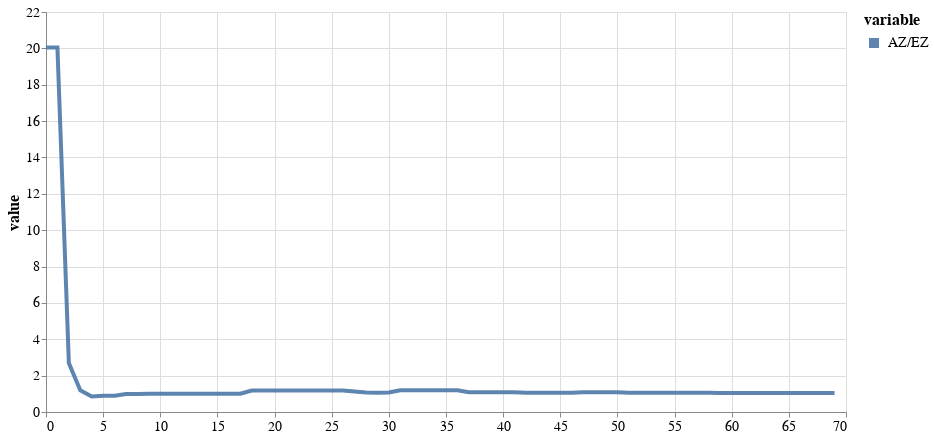

Notebook code for this chart:
### Code cell
model_evidence = get_model_evidence('log/big5_exp//20210726_220229_big5az/')/get_model_evidence('log/big5_exp//20210726_215914_ez/')
bf = pd.DataFrame(model_evidence, columns=['AZ/EZ'])
bf['idx'] = np.arange(bf.shape[0])
# bf['EFA'] = get_model_evidence('log/CL_data/20210726_213814_efa/')
# bf['EFA-C'] = get_model_evidence('log/CL_data/20210726_214548_efa_c/')
plot_bf(bf, 800, 400)

### Figure 1 — Vega-Lite specification as saved in the notebook (floating-point values rounded to 4 significant figures)
{"config": {"view": {"continuousWidth": 400, "continuousHeight": 300}, "axis": {"labelFontSize": 14, "titleFontSize": 16}, "legend": {"labelFontSize": 14, "symbolStrokeWidth": 10, "titleFontSize": 16}}, "data": {"name": "data-0f670eac549c0b0f04c86cfb4afcc1cf"}, "mark": {"type": "line", "opacity": 0.9, "strokeWidth": 4}, "encoding": {"color": {"type": "nominal", "field": "variable"}, "x": {"type": "quantitative", "field": "idx", "title": null}, "y": {"type": "quantitative", "field": "value"}}, "height": 400, "selection": {"selector005": {"type": "interval", "bind": "scales", "encodings": ["x", "y"]}}, "width": 800, "$schema": "https://vega.github.io/schema/vega-lite/v4.8.1.json", "datasets": {"data-0f670eac549c0b0f04c86cfb4afcc1cf": [{"idx": 0, "variable": "AZ/EZ", "value": 20.05}, {"idx": 1, "variable": "AZ/EZ", "value": 20.04}, {"idx": 2, "variable": "AZ/EZ", "value": 2.693}, {"idx": 3, "variable": "AZ/EZ", "value": 1.193}, {"idx": 4, "variable": "AZ/EZ", "value": 0.8522}, {"idx": 5, "variable": "AZ/EZ", "value": 0.8943}, {"idx": 6, "variable": "AZ/EZ", "value": 0.8943}, {"idx": 7, "variable": "AZ/EZ", "value": 0.9922}, {"idx": 8, "variable": "AZ/EZ", "value": 0.9922}, {"idx": 9, "variable": "AZ/EZ", "value": 1.01}, {"idx": 10, "variable": "AZ/EZ", "value": 1.005}, {"idx": 11, "variable": "AZ/EZ", "value": 1.006}, {"idx": 12, "variable": "AZ/EZ", "value": 1.007}, {"idx": 13, "variable": "AZ/EZ", "value": 1.01}, {"idx": 14, "variable": "AZ/EZ", "value": 1.006}, {"idx": 15, "variable": "AZ/EZ", "value": 1.006}, {"idx": 16, "variable": "AZ/EZ", "value": 1.01}, {"idx": 17, "variable": "AZ/EZ", "value": 1.01}, {"idx": 18, "variable": "AZ/EZ", "value": 1.177}, {"idx": 19, "variable": "AZ/EZ", "value": 1.177}, {"idx": 20, "variable": "AZ/EZ", "value": 1.176}, {"idx": 21, "variable": "AZ/EZ", "value": 1.177}, {"idx": 22, "variable": "AZ/EZ", "value": 1.178}, {"idx": 23, "variable": "AZ/EZ", "value": 1.177}, {"idx": 24, "variable": "AZ/EZ", "value": 1.178}, {"idx": 25, "variable": "AZ/EZ", "value": 1.18}, {"idx": 26, "variable": "AZ/EZ", "value": 1.18}, {"idx": 27, "variable": "AZ/EZ", "value": 1.125}, {"idx": 28, "variable": "AZ/EZ", "value": 1.074}, {"idx": 29, "variable": "AZ/EZ", "value": 1.066}, {"idx": 30, "variable": "AZ/EZ", "value": 1.07}, {"idx": 31, "variable": "AZ/EZ", "value": 1.19}, {"idx": 32, "variable": "AZ/EZ", "value": 1.192}, {"idx": 33, "variable": "AZ/EZ", "value": 1.192}, {"idx": 34, "variable": "AZ/EZ", "value": 1.192}, {"idx": 35, "variable": "AZ/EZ", "value": 1.192}, {"idx": 36, "variable": "AZ/EZ", "value": 1.192}, {"idx": 37, "variable": "AZ/EZ", "value": 1.083}, {"idx": 38, "variable": "AZ/EZ", "value": 1.085}, {"idx": 39, "variable": "AZ/EZ", "value": 1.085}, {"idx": 40, "variable": "AZ/EZ", "value": 1.085}, {"idx": 41, "variable": "AZ/EZ", "value": 1.085}, {"idx": 42, "variable": "AZ/EZ", "value": 1.065}, {"idx": 43, "variable": "AZ/EZ", "value": 1.063}, {"idx": 44, "variable": "AZ/EZ", "value": 1.064}, {"idx": 45, "variable": "AZ/EZ", "value": 1.064}, {"idx": 46, "variable": "AZ/EZ", "value": 1.064}, {"idx": 47, "variable": "AZ/EZ", "value": 1.09}, {"idx": 48, "variable": "AZ/EZ", "value": 1.09}, {"idx": 49, "variable": "AZ/EZ", "value": 1.091}, {"idx": 50, "variable": "AZ/EZ", "value": 1.081}, {"idx": 51, "variable": "AZ/EZ", "value": 1.059}, {"idx": 52, "variable": "AZ/EZ", "value": 1.062}, {"idx": 53, "variable": "AZ/EZ", "value": 1.061}, {"idx": 54, "variable": "AZ/EZ", "value": 1.061}, {"idx": 55, "variable": "AZ/EZ", "value": 1.062}, {"idx": 56, "variable": "AZ/EZ", "value": 1.062}, {"idx": 57, "variable": "AZ/EZ", "value": 1.062}, {"idx": 58, "variable": "AZ/EZ", "value": 1.057}, {"idx": 59, "variable": "AZ/EZ", "value": 1.045}, {"idx": 60, "variable": "AZ/EZ", "value": 1.044}, {"idx": 61, "variable": "AZ/EZ", "value": 1.044}, {"idx": 62, "variable": "AZ/EZ", "value": 1.044}, {"idx": 63, "variable": "AZ/EZ", "value": 1.046}, {"idx": 64, "variable": "AZ/EZ", "value": 1.046}, {"idx": 65, "variable": "AZ/EZ", "value": 1.047}, {"idx": 66, "variable": "AZ/EZ", "value": 1.047}, {"idx": 67, "variable": "AZ/EZ", "value": 1.047}, {"idx": 68, "variable": "AZ/EZ", "value": 1.047}, {"idx": 69, "variable": "AZ/EZ", "value": 1.048}]}}
